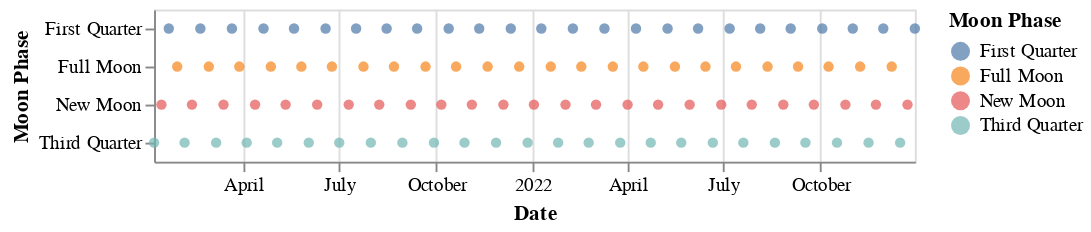

Notebook code for this chart:
### Code cell
alt.Chart.from_dict({
    "data": to_values(combined_moon),
    "mark": "circle",
    "encoding": {
        "x": {
            "field": "Date",
            "type": "temporal",
        },
        "color": {
            "field": "Moon Phase",
            "type": "nominal"
        },
         "y": {
            "field": "Moon Phase",
            "type": "nominal",
        }
    }
})

### Figure 1 — Vega-Lite specification as saved in the notebook (floating-point values rounded to 4 significant figures)
{"config": {"view": {"continuousWidth": 400, "continuousHeight": 300}}, "data": {"name": "data-54133fd8ff2f86d3e70e3a8605f2eb57"}, "mark": "circle", "encoding": {"color": {"field": "Moon Phase", "type": "nominal"}, "x": {"field": "Date", "type": "temporal"}, "y": {"field": "Moon Phase", "type": "nominal"}}, "$schema": "https://vega.github.io/schema/vega-lite/v4.17.0.json", "datasets": {"data-54133fd8ff2f86d3e70e3a8605f2eb57": [{"Date": "2021-01-20T00:00:00", "Moon Phase": "First Quarter"}, {"Date": "2021-01-13T00:00:00", "Moon Phase": "New Moon"}, {"Date": "2021-01-06T00:00:00", "Moon Phase": "Third Quarter"}, {"Date": "2021-01-28T00:00:00", "Moon Phase": "Full Moon"}, {"Date": "2021-02-19T00:00:00", "Moon Phase": "First Quarter"}, {"Date": "2021-02-11T00:00:00", "Moon Phase": "New Moon"}, {"Date": "2021-02-04T00:00:00", "Moon Phase": "Third Quarter"}, {"Date": "2021-02-27T00:00:00", "Moon Phase": "Full Moon"}, {"Date": "2021-03-21T00:00:00", "Moon Phase": "First Quarter"}, {"Date": "2021-03-13T00:00:00", "Moon Phase": "New Moon"}, {"Date": "2021-03-06T00:00:00", "Moon Phase": "Third Quarter"}, {"Date": "2021-03-28T00:00:00", "Moon Phase": "Full Moon"}, {"Date": "2021-04-20T00:00:00", "Moon Phase": "First Quarter"}, {"Date": "2021-04-12T00:00:00", "Moon Phase": "New Moon"}, {"Date": "2021-04-04T00:00:00", "Moon Phase": "Third Quarter"}, {"Date": "2021-04-27T00:00:00", "Moon Phase": "Full Moon"}, {"Date": "2021-05-19T00:00:00", "Moon Phase": "First Quarter"}, {"Date": "2021-05-11T00:00:00", "Moon Phase": "New Moon"}, {"Date": "2021-05-03T00:00:00", "Moon Phase": "Third Quarter"}, {"Date": "2021-05-26T00:00:00", "Moon Phase": "Full Moon"}, {"Date": "2021-06-18T00:00:00", "Moon Phase": "First Quarter"}, {"Date": "2021-06-10T00:00:00", "Moon Phase": "New Moon"}, {"Date": "2021-06-02T00:00:00", "Moon Phase": "Third Quarter"}, {"Date": "2021-06-24T00:00:00", "Moon Phase": "Full Moon"}, {"Date": "2021-07-17T00:00:00", "Moon Phase": "First Quarter"}, {"Date": "2021-07-10T00:00:00", "Moon Phase": "New Moon"}, {"Date": "2021-07-01T00:00:00", "Moon Phase": "Third Quarter"}, {"Date": "2021-07-24T00:00:00", "Moon Phase": "Full Moon"}, {"Date": "2021-08-15T00:00:00", "Moon Phase": "First Quarter"}, {"Date": "2021-08-08T00:00:00", "Moon Phase": "New Moon"}, {"Date": "2021-07-31T00:00:00", "Moon Phase": "Third Quarter"}, {"Date": "2021-08-22T00:00:00", "Moon Phase": "Full Moon"}, {"Date": "2021-09-13T00:00:00", "Moon Phase": "First Quarter"}, {"Date": "2021-09-07T00:00:00", "Moon Phase": "New Moon"}, {"Date": "2021-08-30T00:00:00", "Moon Phase": "Third Quarter"}, {"Date": "2021-09-21T00:00:00", "Moon Phase": "Full Moon"}, {"Date": "2021-10-13T00:00:00", "Moon Phase": "First Quarter"}, {"Date": "2021-10-06T00:00:00", "Moon Phase": "New Moon"}, {"Date": "2021-09-29T00:00:00", "Moon Phase": "Third Quarter"}, {"Date": "2021-10-20T00:00:00", "Moon Phase": "Full Moon"}, {"Date": "2021-11-11T00:00:00", "Moon Phase": "First Quarter"}, {"Date": "2021-11-04T00:00:00", "Moon Phase": "New Moon"}, {"Date": "2021-10-28T00:00:00", "Moon Phase": "Third Quarter"}, {"Date": "2021-11-19T00:00:00", "Moon Phase": "Full Moon"}, {"Date": "2021-12-11T00:00:00", "Moon Phase": "First Quarter"}, {"Date": "2021-12-04T00:00:00", "Moon Phase": "New Moon"}, {"Date": "2021-11-27T00:00:00", "Moon Phase": "Third Quarter"}, {"Date": "2021-12-19T00:00:00", "Moon Phase": "Full Moon"}, {"Date": "2021-12-27T00:00:00", "Moon Phase": "Third Quarter"}, {"Date": "2022-01-09T00:00:00", "Moon Phase": "First Quarter"}, {"Date": "2022-01-02T00:00:00", "Moon Phase": "New Moon"}, {"Date": "2022-01-25T00:00:00", "Moon Phase": "Third Quarter"}, {"Date": "2022-01-18T00:00:00", "Moon Phase": "Full Moon"}, {"Date": "2022-02-08T00:00:00", "Moon Phase": "First Quarter"}, {"Date": "2022-02-01T00:00:00", "Moon Phase": "New Moon"}, {"Date": "2022-02-23T00:00:00", "Moon Phase": "Third Quarter"}, {"Date": "2022-02-16T00:00:00", "Moon Phase": "Full Moon"}, {"Date": "2022-03-10T00:00:00", "Moon Phase": "First Quarter"}, {"Date": "2022-03-02T00:00:00", "Moon Phase": "New Moon"}, {"Date": "2022-03-25T00:00:00", "Moon Phase": "Third Quarter"}, {"Date": "2022-03-18T00:00:00", "Moon Phase": "Full Moon"}, {"Date": "2022-04-09T00:00:00", "Moon Phase": "First Quarter"}, {"Date": "2022-04-01T00:00:00", "Moon Phase": "New Moon"}, {"Date": "2022-04-23T00:00:00", "Moon Phase": "Third Quarter"}, {"Date": "2022-04-16T00:00:00", "Moon Phase": "Full Moon"}, {"Date": "2022-05-09T00:00:00", "Moon Phase": "First Quarter"}, {"Date": "2022-04-30T00:00:00", "Moon Phase": "New Moon"}, {"Date": "2022-05-22T00:00:00", "Moon Phase": "Third Quarter"}, {"Date": "2022-05-16T00:00:00", "Moon Phase": "Full Moon"}, {"Date": "2022-06-07T00:00:00", "Moon Phase": "First Quarter"}, {"Date": "2022-05-30T00:00:00", "Moon Phase": "New Moon"}, {"Date": "2022-06-21T00:00:00", "Moon Phase": "Third Quarter"}, {"Date": "2022-06-14T00:00:00", "Moon Phase": "Full Moon"}, {"Date": "2022-07-07T00:00:00", "Moon Phase": "First Quarter"}, {"Date": "2022-06-29T00:00:00", "Moon Phase": "New Moon"}, {"Date": "2022-07-20T00:00:00", "Moon Phase": "Third Quarter"}, {"Date": "2022-07-13T00:00:00", "Moon Phase": "Full Moon"}, {"Date": "2022-08-05T00:00:00", "Moon Phase": "First Quarter"}, {"Date": "2022-07-28T00:00:00", "Moon Phase": "New Moon"}, {"Date": "2022-08-19T00:00:00", "Moon Phase": "Third Quarter"}, {"Date": "2022-08-12T00:00:00", "Moon Phase": "Full Moon"}, {"Date": "2022-09-03T00:00:00", "Moon Phase": "First Quarter"}, {"Date": "2022-08-27T00:00:00", "Moon Phase": "New Moon"}, {"Date": "2022-09-17T00:00:00", "Moon Phase": "Third Quarter"}, {"Date": "2022-09-10T00:00:00", "Moon Phase": "Full Moon"}, {"Date": "2022-10-03T00:00:00", "Moon Phase": "First Quarter"}, {"Date": "2022-09-25T00:00:00", "Moon Phase": "New Moon"}, {"Date": "2022-10-17T00:00:00", "Moon Phase": "Third Quarter"}, {"Date": "2022-10-09T00:00:00", "Moon Phase": "Full Moon"}, {"Date": "2022-11-01T00:00:00", "Moon Phase": "First Quarter"}, {"Date": "2022-10-25T00:00:00", "Moon Phase": "New Moon"}, {"Date": "2022-11-16T00:00:00", "Moon Phase": "Third Quarter"}, {"Date": "2022-11-08T00:00:00", "Moon Phase": "Full Moon"}, {"Date": "2022-11-30T00:00:00", "Moon Phase": "First Quarter"}, {"Date": "2022-11-23T00:00:00", "Moon Phase": "New Moon"}, {"Date": "2022-12-16T00:00:00", "Moon Phase": "Third Quarter"}, {"Date": "2022-12-08T00:00:00", "Moon Phase": "Full Moon"}, {"Date": "2022-12-30T00:00:00", "Moon Phase": "First Quarter"}, {"Date": "2022-12-23T00:00:00", "Moon Phase": "New Moon"}]}}
